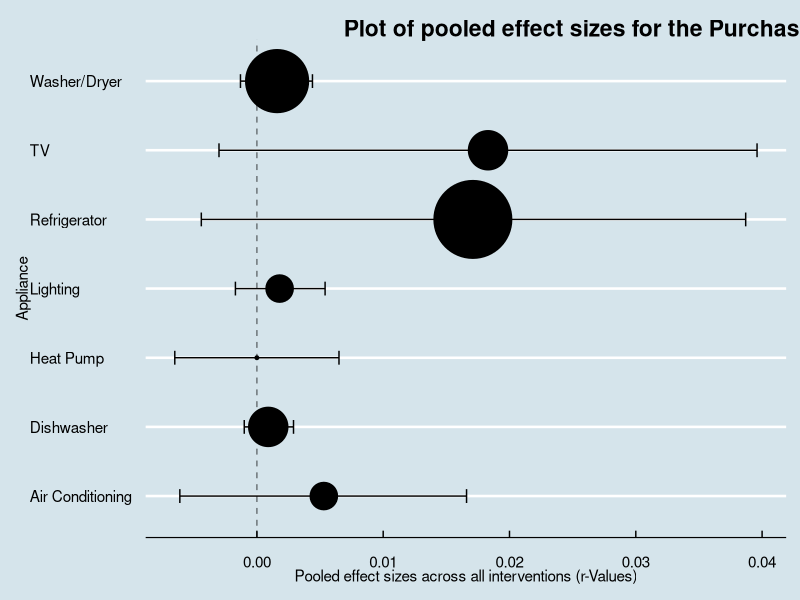

Here is the R script that generated this plot:

library(tidygraph)
library(ggplot2)
library(tidyverse)
library(ggthemes)
options(scipen = 999)

## Appliance purchase data frame
data_plot_purchase <- data.frame(
  Appliance = c("Washer/Dryer","Refrigerator","Dishwasher", 
                 "Heat Pump","Air Conditioning", "Lighting", "TV"),
  Effect_Size = c(0.0016,0.0171,0.0009,0.0,0.0053,0.0018,0.0183),
  Lower = c(-0.0013,-0.0044,-0.0010,-0.0065,-0.0061,-0.0017,-0.0030),
  Upper = c(0.0044,0.0387, 0.0029,0.0065,0.0166,0.0054,0.0396),
  Number_of_effect_sizes = c(21,26,13,1,9,9,13))


## forest plot for appliance usage
ggplot(data_plot_purchase, aes(Effect_Size, Appliance)) +
  geom_vline(xintercept = 0.0, linetype = "dashed", alpha = 0.5) +
  geom_point(size = data_plot_purchase$Number_of_effect_sizes, fill = data_plot_purchase$Number_of_effect_sizes) +
  geom_errorbarh(aes(xmin = Lower, xmax = Upper, height = .2)) +
  labs(x = "Effect Size") +
  theme(axis.text = element_text(size = 20)) + 
  xlab("Pooled effect sizes across all interventions (r-Values)") +
  ggtitle("                                 Plot of pooled effect sizes for the Purchase of Appliances") +
  theme_economist()
